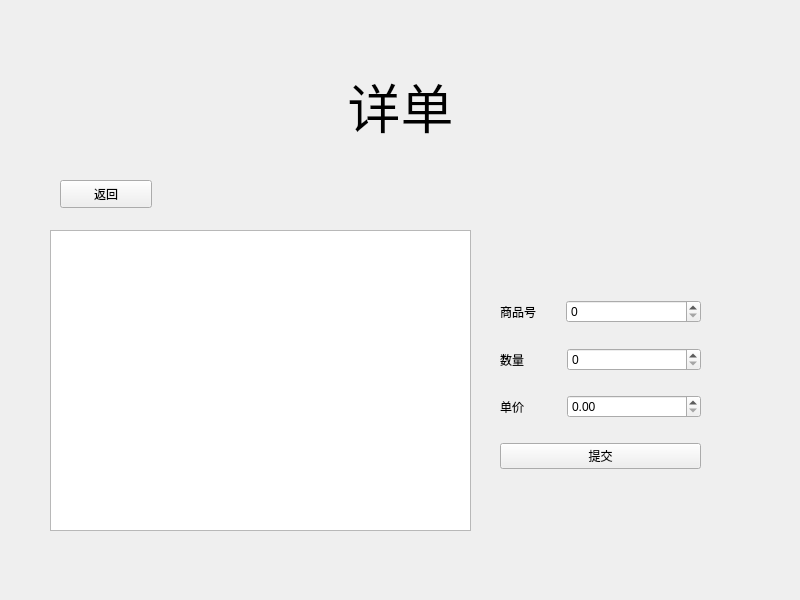
<?xml version="1.0" encoding="UTF-8"?>
<ui version="4.0">
 <class>order_detail</class>
 <widget class="QWidget" name="order_detail">
  <property name="geometry">
   <rect>
    <x>0</x>
    <y>0</y>
    <width>800</width>
    <height>600</height>
   </rect>
  </property>
  <property name="windowTitle">
   <string>Form</string>
  </property>
  <widget class="QWidget" name="widget" native="true">
   <property name="geometry">
    <rect>
     <x>0</x>
     <y>0</y>
     <width>800</width>
     <height>600</height>
    </rect>
   </property>
   <property name="styleSheet">
    <string notr="true">#widget{background-image: url(:/new/prefix1/10002.png);}</string>
   </property>
   <widget class="QTableView" name="tableView">
    <property name="geometry">
     <rect>
      <x>50</x>
      <y>230</y>
      <width>421</width>
      <height>301</height>
     </rect>
    </property>
   </widget>
   <widget class="QWidget" name="layoutWidget">
    <property name="geometry">
     <rect>
      <x>500</x>
      <y>300</y>
      <width>201</width>
      <height>169</height>
     </rect>
    </property>
    <layout class="QVBoxLayout" name="verticalLayout_2">
     <item>
      <layout class="QVBoxLayout" name="verticalLayout">
       <item>
        <layout class="QFormLayout" name="formLayout">
         <item row="0" column="0">
          <widget class="QLabel" name="label_3">
           <property name="text">
            <string>商品号       </string>
           </property>
          </widget>
         </item>
         <item row="0" column="1">
          <widget class="QSpinBox" name="spinBox_2"/>
         </item>
        </layout>
       </item>
       <item>
        <layout class="QFormLayout" name="formLayout_2">
         <item row="0" column="0">
          <widget class="QLabel" name="label_2">
           <property name="text">
            <string>数量           </string>
           </property>
          </widget>
         </item>
         <item row="0" column="1">
          <widget class="QSpinBox" name="spinBox_3"/>
         </item>
        </layout>
       </item>
       <item>
        <layout class="QFormLayout" name="formLayout_3">
         <item row="0" column="0">
          <widget class="QLabel" name="label_4">
           <property name="text">
            <string>单价           </string>
           </property>
          </widget>
         </item>
         <item row="0" column="1">
          <widget class="QDoubleSpinBox" name="doubleSpinBox"/>
         </item>
        </layout>
       </item>
      </layout>
     </item>
     <item>
      <widget class="QPushButton" name="pushButton_2">
       <property name="text">
        <string>提交</string>
       </property>
      </widget>
     </item>
    </layout>
   </widget>
   <widget class="QPushButton" name="pushButton">
    <property name="geometry">
     <rect>
      <x>60</x>
      <y>180</y>
      <width>92</width>
      <height>28</height>
     </rect>
    </property>
    <property name="text">
     <string>返回</string>
    </property>
   </widget>
   <widget class="QLabel" name="label">
    <property name="geometry">
     <rect>
      <x>0</x>
      <y>70</y>
      <width>801</width>
      <height>71</height>
     </rect>
    </property>
    <property name="font">
     <font>
      <pointsize>40</pointsize>
     </font>
    </property>
    <property name="text">
     <string>详单</string>
    </property>
    <property name="alignment">
     <set>Qt::AlignCenter</set>
    </property>
   </widget>
  </widget>
 </widget>
 <resources/>
 <connections/>
</ui>
